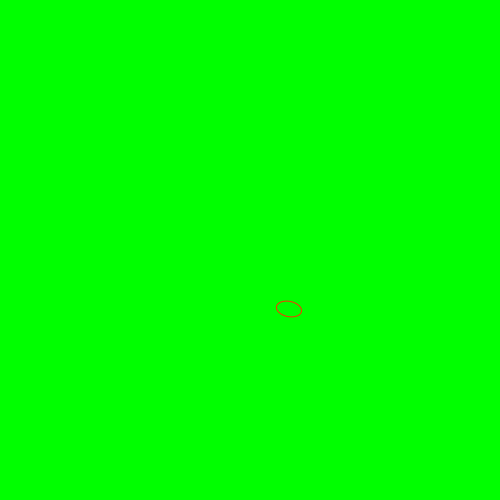
Frame 1 (no input)
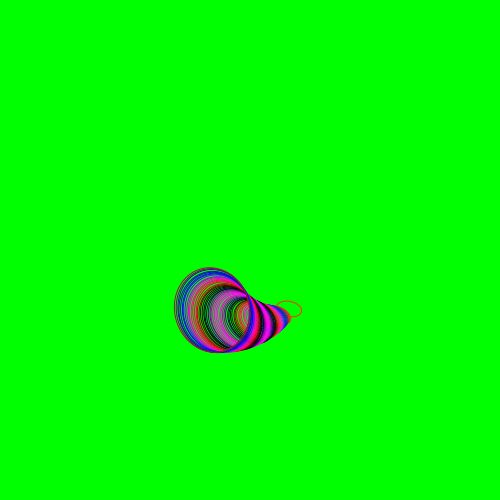
Frame 60 (the mouse pressed at the canvas centre just before this capture)
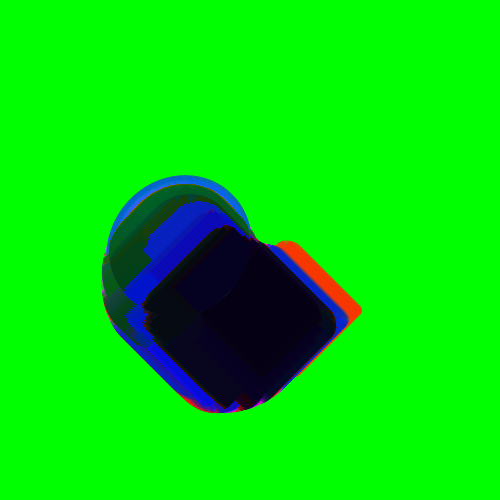
Frame 120 (the mouse held since frame 60 and released just before this capture)

The Processing sketch that drew these frames (run headless with seeded random() and noise(); from frame 60 on, the mouse is pressed at the canvas centre):

// Processing sketch: processing_150030
// ── processing_150030.pde

void setup() {
  size(500, 500);
  background(0, 300, 0);
}
 
float w = 25;
float h = 25;
float R=150;
float centerR=150;
float a=PI/2;
float a1=PI;
float a2=3*PI/2;
float pathR=100;
float pathG=100;
float G=50;
float centerG=50;
float pathB=125;
float B=125;
float centerB=125;
 
void draw() {
  translate(250, 250);
  rotate(millis()/1000.0);
  pathR=centerR+R*sin(a);
  a=a+.4;
 
  pathG=centerG+G*sin(a1);
  a1=a1+.04;
 
  pathB=centerB+B*sin(a2);
  a2=a2+.3;
  noFill();
  h = w - 10;
  w = h + 20;
  h = w - 20;
  w = h + 11;
  if (w < 1) {
    w = 100;
    h = 150;
  }
  stroke(pathR, pathG, pathB);
  ellipse(50, 50, w, h);
  if (mousePressed) {
    filter(ERODE);
  }
}
